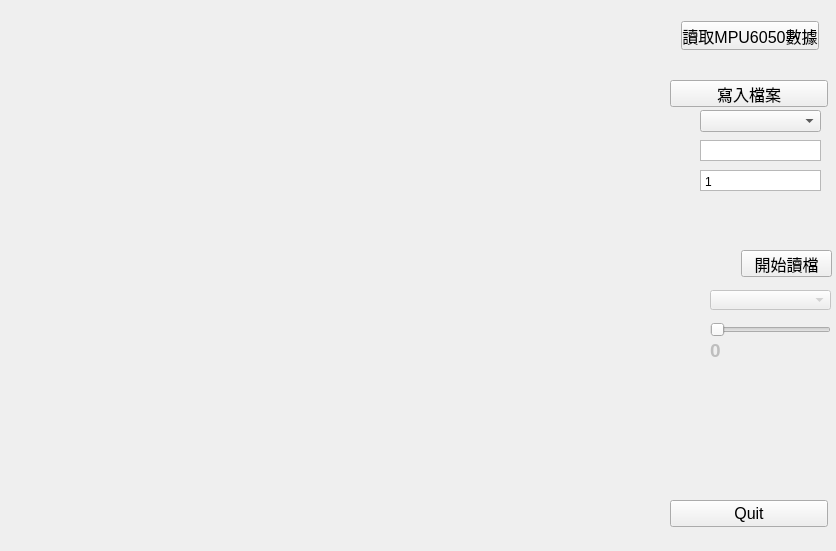
<?xml version="1.0" encoding="UTF-8"?>
<ui version="4.0">
 <class>MainWindow</class>
 <widget class="QMainWindow" name="MainWindow">
  <property name="geometry">
   <rect>
    <x>0</x>
    <y>0</y>
    <width>836</width>
    <height>551</height>
   </rect>
  </property>
  <property name="sizePolicy">
   <sizepolicy hsizetype="Expanding" vsizetype="Preferred">
    <horstretch>0</horstretch>
    <verstretch>0</verstretch>
   </sizepolicy>
  </property>
  <property name="windowTitle">
   <string>MainWindow</string>
  </property>
  <widget class="QWidget" name="centralWidget">
   <property name="sizePolicy">
    <sizepolicy hsizetype="Expanding" vsizetype="Expanding">
     <horstretch>0</horstretch>
     <verstretch>0</verstretch>
    </sizepolicy>
   </property>
   <widget class="glwidget" name="widget" native="true">
    <property name="geometry">
     <rect>
      <x>9</x>
      <y>9</y>
      <width>652</width>
      <height>533</height>
     </rect>
    </property>
    <property name="sizePolicy">
     <sizepolicy hsizetype="Expanding" vsizetype="Expanding">
      <horstretch>0</horstretch>
      <verstretch>0</verstretch>
     </sizepolicy>
    </property>
   </widget>
   <widget class="QWidget" name="verticalLayoutWidget">
    <property name="geometry">
     <rect>
      <x>670</x>
      <y>10</y>
      <width>160</width>
      <height>51</height>
     </rect>
    </property>
    <layout class="QVBoxLayout" name="verticalLayout">
     <item>
      <widget class="QPushButton" name="readDataBtn">
       <property name="font">
        <font>
         <pointsize>12</pointsize>
        </font>
       </property>
       <property name="text">
        <string>讀取MPU6050數據</string>
       </property>
      </widget>
     </item>
    </layout>
   </widget>
   <widget class="QPushButton" name="Quit">
    <property name="geometry">
     <rect>
      <x>670</x>
      <y>500</y>
      <width>158</width>
      <height>27</height>
     </rect>
    </property>
    <property name="sizePolicy">
     <sizepolicy hsizetype="Minimum" vsizetype="Fixed">
      <horstretch>0</horstretch>
      <verstretch>0</verstretch>
     </sizepolicy>
    </property>
    <property name="font">
     <font>
      <pointsize>12</pointsize>
      <weight>50</weight>
      <bold>false</bold>
     </font>
    </property>
    <property name="text">
     <string>Quit</string>
    </property>
   </widget>
   <widget class="QPushButton" name="record_btn">
    <property name="enabled">
     <bool>true</bool>
    </property>
    <property name="geometry">
     <rect>
      <x>670</x>
      <y>80</y>
      <width>158</width>
      <height>27</height>
     </rect>
    </property>
    <property name="font">
     <font>
      <pointsize>12</pointsize>
     </font>
    </property>
    <property name="text">
     <string>寫入檔案</string>
    </property>
   </widget>
   <widget class="QComboBox" name="type_box">
    <property name="geometry">
     <rect>
      <x>700</x>
      <y>110</y>
      <width>121</width>
      <height>22</height>
     </rect>
    </property>
   </widget>
   <widget class="QPlainTextEdit" name="person_text_edit">
    <property name="geometry">
     <rect>
      <x>700</x>
      <y>140</y>
      <width>121</width>
      <height>21</height>
     </rect>
    </property>
    <property name="verticalScrollBarPolicy">
     <enum>Qt::ScrollBarAlwaysOff</enum>
    </property>
    <property name="plainText">
     <string/>
    </property>
    <property name="centerOnScroll">
     <bool>false</bool>
    </property>
   </widget>
   <widget class="QPlainTextEdit" name="file_count_text_edit">
    <property name="geometry">
     <rect>
      <x>700</x>
      <y>170</y>
      <width>121</width>
      <height>21</height>
     </rect>
    </property>
    <property name="verticalScrollBarPolicy">
     <enum>Qt::ScrollBarAlwaysOff</enum>
    </property>
    <property name="plainText">
     <string>1</string>
    </property>
   </widget>
   <widget class="QSlider" name="racket_data_idx_slider">
    <property name="enabled">
     <bool>false</bool>
    </property>
    <property name="geometry">
     <rect>
      <x>710</x>
      <y>320</y>
      <width>121</width>
      <height>20</height>
     </rect>
    </property>
    <property name="orientation">
     <enum>Qt::Horizontal</enum>
    </property>
   </widget>
   <widget class="QPushButton" name="read_file_btn">
    <property name="geometry">
     <rect>
      <x>741</x>
      <y>250</y>
      <width>91</width>
      <height>27</height>
     </rect>
    </property>
    <property name="font">
     <font>
      <pointsize>12</pointsize>
     </font>
    </property>
    <property name="text">
     <string>開始讀檔</string>
    </property>
   </widget>
   <widget class="QComboBox" name="read_file_name_box">
    <property name="enabled">
     <bool>false</bool>
    </property>
    <property name="geometry">
     <rect>
      <x>710</x>
      <y>290</y>
      <width>121</width>
      <height>20</height>
     </rect>
    </property>
   </widget>
   <widget class="QLabel" name="racket_idx_label">
    <property name="enabled">
     <bool>false</bool>
    </property>
    <property name="geometry">
     <rect>
      <x>710</x>
      <y>340</y>
      <width>111</width>
      <height>20</height>
     </rect>
    </property>
    <property name="font">
     <font>
      <pointsize>14</pointsize>
      <weight>75</weight>
      <bold>true</bold>
     </font>
    </property>
    <property name="text">
     <string>0</string>
    </property>
   </widget>
  </widget>
 </widget>
 <layoutdefault spacing="6" margin="11"/>
 <customwidgets>
  <customwidget>
   <class>glwidget</class>
   <extends>QWidget</extends>
   <header>glwidget.h</header>
   <container>1</container>
  </customwidget>
 </customwidgets>
 <resources/>
 <connections>
  <connection>
   <sender>Quit</sender>
   <signal>clicked()</signal>
   <receiver>MainWindow</receiver>
   <slot>close()</slot>
   <hints>
    <hint type="sourcelabel">
     <x>682</x>
     <y>395</y>
    </hint>
    <hint type="destinationlabel">
     <x>718</x>
     <y>268</y>
    </hint>
   </hints>
  </connection>
 </connections>
</ui>
